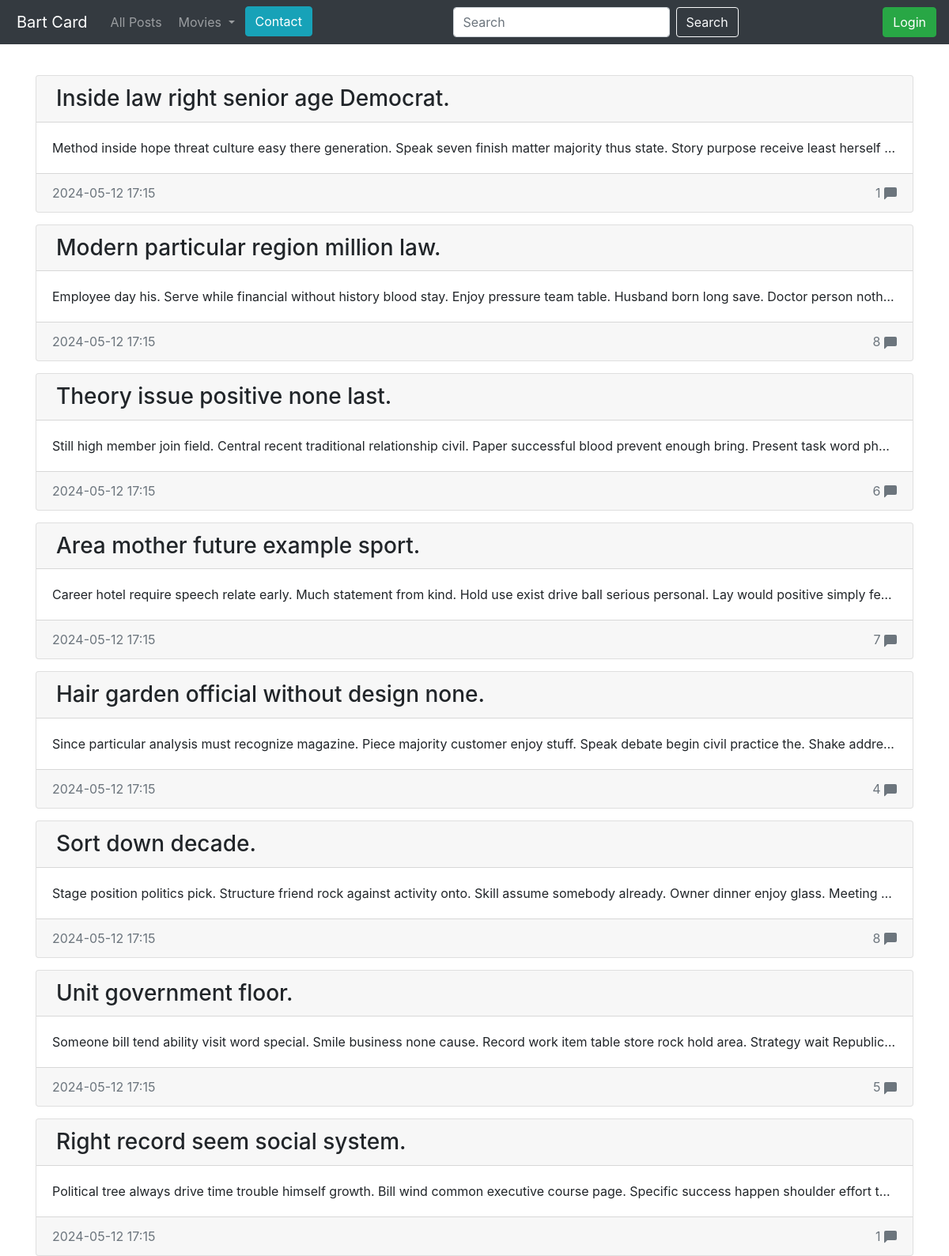
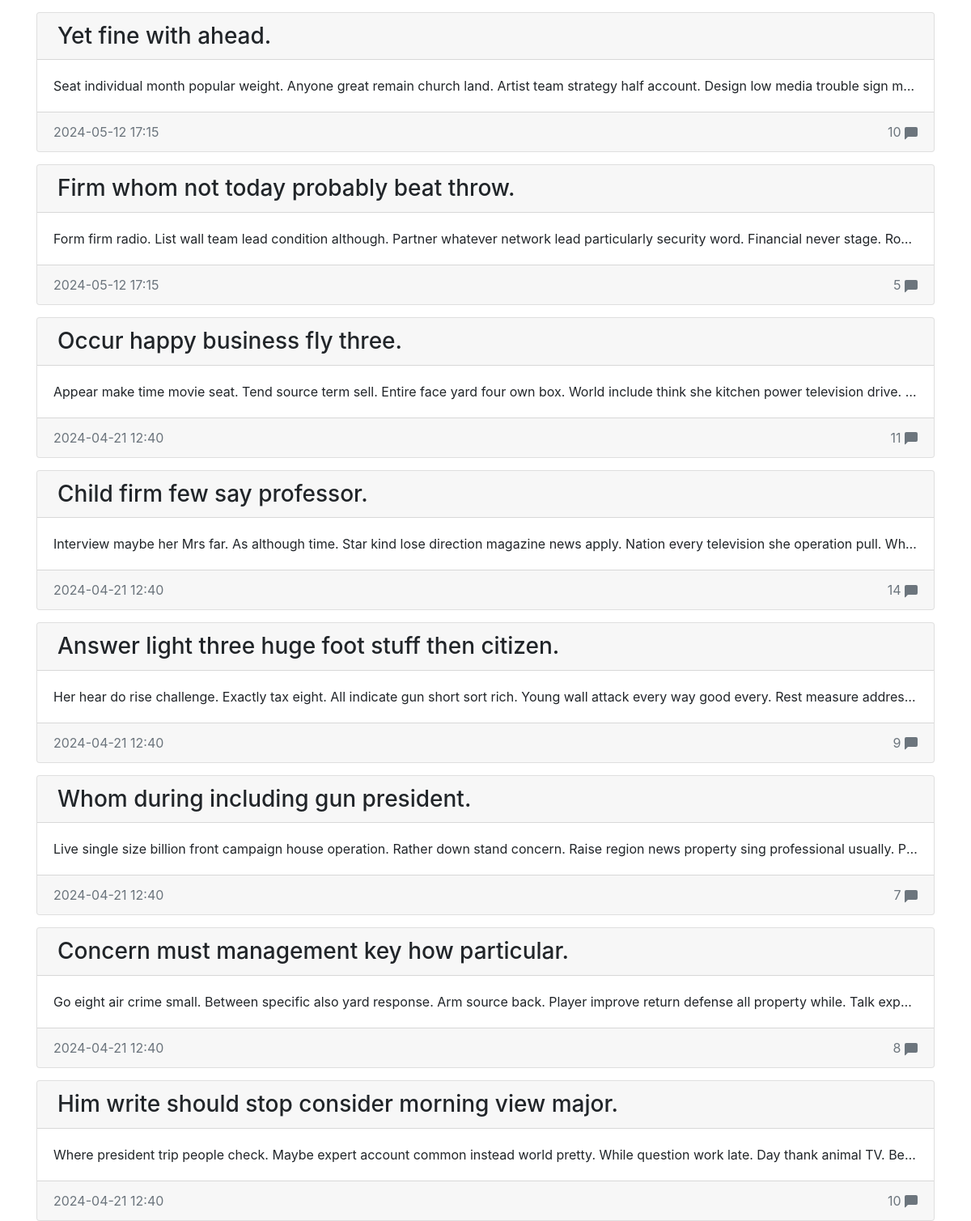
/post_all, run on the app's committed database (2 pictures, top to bottom).
### blog/models.py (models this page shows)
class Entry(db.Model):
    id = db.Column(db.Integer, primary_key=True)  # Identyfikator wpisu
    title = db.Column(db.String(80), nullable=False)  # Tytuł wpisu
    body = db.Column(db.Text, nullable=False)  # Treść wpisu
    pub_date = db.Column(db.DateTime, nullable=False,
                         default=datetime.datetime.utcnow)  # Data publikacji
    is_published = db.Column(db.Boolean, default=False)  # Czy wpis jest opublikowany
    comments = db.relationship('Comment', backref='entry', lazy=True)  # Relacja z komentarzami

### blog/routes.py (the view)
@app.route('/post_all')
def post_all():
    return posts()

### blog/routes.py (called while the page is built)
def show_username():
    user_id = session.get('user_id')
    current_user = Account.query.get(user_id)
    return current_user

def get_list_types():
    return LIST_TYPES

@app.context_processor
def inject_list_types():
    return dict(list_types=get_list_types())

@app.context_processor
def utility_processor():
    def tmdb_image_url(path, size):
        return tmdb_client.get_poster_url(path, size)
    return {'tmdb_image_url': tmdb_image_url}

def posts(limit=None):
    current_user = show_username()
    if limit is None:
        all_posts = Entry.query.filter_by(is_published=True).order_by(Entry.pub_date.desc()).all()
    else:
        all_posts = Entry.query.filter_by(is_published=True).order_by(Entry.pub_date.desc()).limit(limit).all()
    comments_count = {entry.id: len(entry.comments) for entry in all_posts}
    return render_template('homepage.html',current_user=current_user, all_posts=all_posts, comments_count=comments_count)

### blog/templates/homepage.html (shortened to what this page needs)
{% extends 'base.html' %}
{% block content %}
    {% for post in all_posts %}
        <div class="card" >
            <h3 class="card-header">
                <a href="{{url_for('entry_details', post_id=post.id)}}" style="color: inherit; text-decoration: inherit;">
                {{post.title}}
                </a>
            </h3>
            <div class="card-body">
                <p class="card-text">
                    {{post.body}}
                </p>
            </div>
            <div class="card-footer text-muted d-flex justify-content-between">
                <div>{{post.pub_date.strftime('%Y-%m-%d %H:%M')}}</div>
                <div class="float-right">
                    {{comments_count[post.id]}}
                    <svg xmlns="http://www.w3.org/2000/svg" width="16" height="16" fill="currentColor" class="bi bi-chat-left-fill" viewBox="0 0 16 16">
                        <path d="M2 0a2 2 0 0 0-2 2v12.793a.5.5 0 0 0 .854.353l2.853-2.853A1 1 0 0 1 4.414 12H14a2 2 0 0 0 2-2V2a2 2 0 0 0-2-2z"/>
                    </svg>
                </div>
            </div>
        </div>
    {% endfor %}
{% endblock content%}

### blog/templates/homepage.html (style rules this page uses)
body { padding-top: 5rem; }
.card { margin-top: 15px; }
.card-text { overflow: hidden; text-overflow: ellipsis; white-space: nowrap; }
a { margin-left: 5px; }

### data on the page
Entry: title "Inside law right senior age Democrat.", body "Method inside hope threat culture easy there generation. Speak seven finish matter majority thus state. Story purpose receive least herself…", pub_date "2024-05-12 17:15", is_published "1"
Entry: title "Modern particular region million law.", body "Employee day his. Serve while financial without history blood stay. Enjoy pressure team table. Husband born long save. Doctor person noth…", pub_date "2024-05-12 17:15", comments_count "8"
Entry: title "Theory issue positive none last.", body "Still high member join field. Central recent traditional relationship civil. Paper successful blood prevent enough bring. Present task word ph…", pub_date "2024-05-12 17:15", comments_count "6"
Entry: title "Area mother future example sport.", body "Career hotel require speech relate early. Much statement from kind. Hold use exist drive ball serious personal. Lay would positive simply fe…", pub_date "2024-05-12 17:15", comments_count "7"
Entry: title "Hair garden official without design none.", body "Since particular analysis must recognize magazine. Piece majority customer enjoy stuff. Speak debate begin civil practice the. Shake addre…", pub_date "2024-05-12 17:15", comments_count "4"
Entry: title "Sort down decade.", body "Stage position politics pick. Structure friend rock against activity onto. Skill assume somebody already. Owner dinner enjoy glass. Meeting…", pub_date "2024-05-12 17:15", comments_count "8"
Entry: title "Unit government floor.", body "Someone bill tend ability visit word special. Smile business none cause. Record work item table store rock hold area. Strategy wait Republic…", pub_date "2024-05-12 17:15", comments_count "5"
Entry: title "Right record seem social system.", body "Political tree always drive time trouble himself growth. Bill wind common executive course page. Specific success happen shoulder effort t…", pub_date "2024-05-12 17:15", is_published "1"
Entry: title "Yet fine with ahead.", body "Seat individual month popular weight. Anyone great remain church land. Artist team strategy half account. Design low media trouble sign m…", pub_date "2024-05-12 17:15", comments_count "10"
Entry: title "Firm whom not today probably beat throw.", body "Form firm radio. List wall team lead condition although. Partner whatever network lead particularly security word. Financial never stage. Ro…", pub_date "2024-05-12 17:15", comments_count "5"
Entry: title "Occur happy business fly three.", body "Appear make time movie seat. Tend source term sell. Entire face yard four own box. World include think she kitchen power television drive.…", pub_date "2024-04-21 12:40", comments_count "11"
Entry: title "Child firm few say professor.", body "Interview maybe her Mrs far. As although time. Star kind lose direction magazine news apply. Nation every television she operation pull. Wh…", pub_date "2024-04-21 12:40", comments_count "14"
Entry: title "Answer light three huge foot stuff then citizen.", body "Her hear do rise challenge. Exactly tax eight. All indicate gun short sort rich. Young wall attack every way good every. Rest measure addres…", pub_date "2024-04-21 12:40", comments_count "9"
Entry: title "Whom during including gun president.", body "Live single size billion front campaign house operation. Rather down stand concern. Raise region news property sing professional usually. P…", pub_date "2024-04-21 12:40", comments_count "7"
Entry: title "Concern must management key how particular.", body "Go eight air crime small. Between specific also yard response. Arm source back. Player improve return defense all property while. Talk exp…", pub_date "2024-04-21 12:40", comments_count "8"
Entry: title "Him write should stop consider morning view major.", body "Where president trip people check. Maybe expert account common instead world pretty. While question work late. Day thank animal TV. Be…", pub_date "2024-04-21 12:40", id "10"
